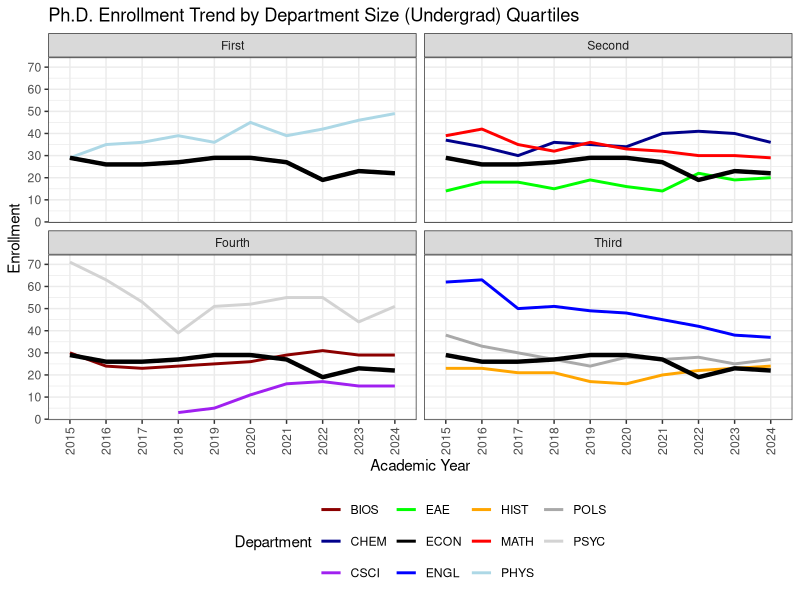
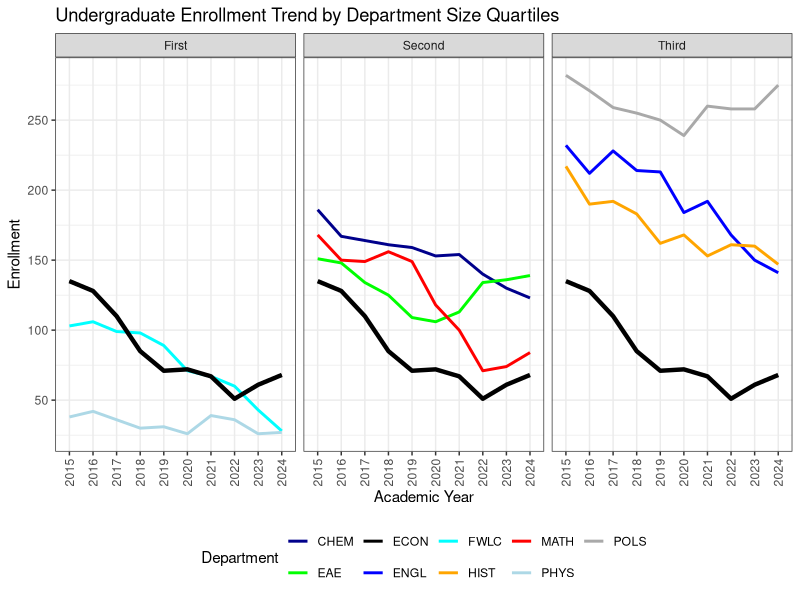
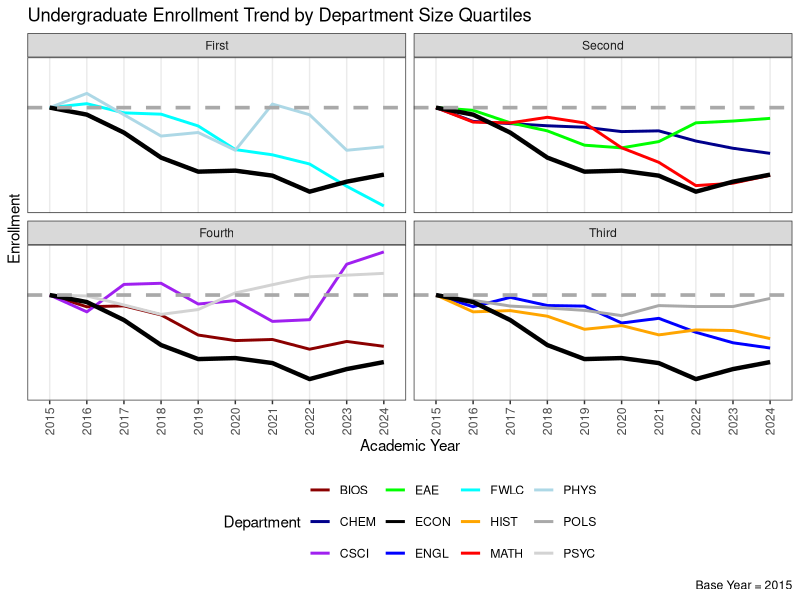
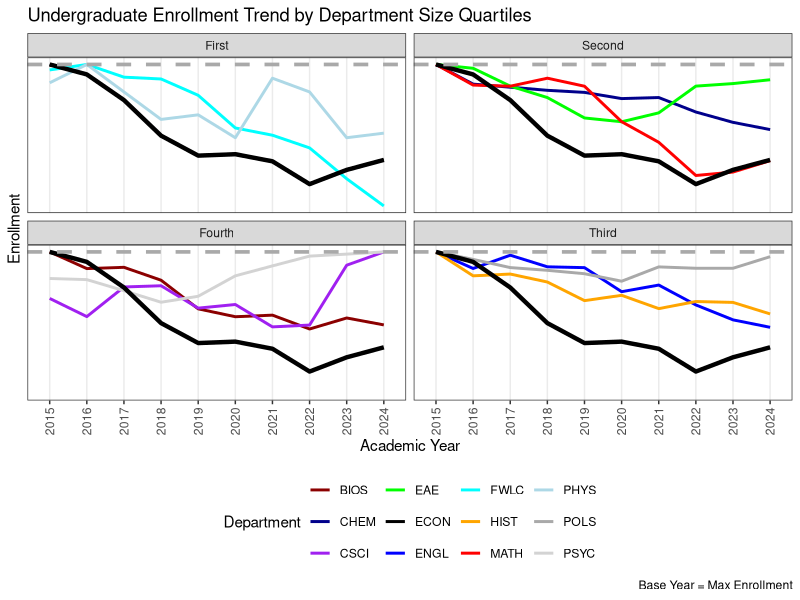

Write the R code that produced these figures, in order.
#Jeremy R. Groves
#Created: July 23, 2025

rm(list=ls())

library(tidyverse)

phd <- read.csv(file="./Data/PhD Enroll CLAS.csv", header = TRUE, as.is = TRUE)
ba <- read.csv(file="./Data/BA Enroll CLAS.csv", header = TRUE, as.is = TRUE)


#Work data

core <- phd %>%
  mutate(Acadept = case_when(Acadept == "GEOG" ~ "EAE",
                             Acadept == "GEOL" ~ "EAE",
                             TRUE ~ Acadept)) %>%
  summarize(Enroll = sum(Count.of.OSIR), .by = c(Acadept, Acad.Yr)) %>%
  mutate(Degree = "PhD")

temp <- ba %>%
  mutate(Acadept = case_when(Acadept == "GEOG" ~ "EAE",
                             Acadept == "GEOL" ~ "EAE",
                             TRUE ~ Acadept)) %>%
  filter(!str_detect(Major, "Secondary Teaching ")) %>%
  summarize(Enroll = sum(Count.of.OSIR), .by = c(Acadept, Acad.Yr)) %>%
  mutate(Degree = "Bachelor") %>%
  group_by(Acadept) %>%
    mutate(mEnroll = max(Enroll)) %>%
  ungroup

temp1 <- temp %>%
  filter(Acad.Yr == "2015") %>%
  rename("bEnroll" = "Enroll") %>%
  select(Acadept, bEnroll) %>%
  right_join(., temp, by = "Acadept") %>%
  mutate(bEnroll = Enroll/bEnroll,
         mEnroll = Enroll/mEnroll)

core <- core %>%
  bind_rows(., temp1) %>%
  mutate(Acad.Yr = factor(as.character(Acad.Yr)))

temp <- core %>%
  filter(Acad.Yr=="2024",
         Degree == "Bachelor") %>%
  arrange(Enroll) %>%
  mutate(QR = factor(case_when(Enroll < 80 ~ "1",
                        Enroll >=80 & Enroll < 140 ~ "2",
                        Enroll >=140 & Enroll < 285.8 ~ "3",
                        Enroll > 285 ~ "4",
                        TRUE ~ "NOPE"))) %>%
  select(Acadept, QR) %>%
  mutate(QR2 = case_match(QR, "1" ~ "First", "2" ~ "Second", "3" ~ "Third", "4" ~ "Fourth"))


core <- core %>%
  left_join(., temp, by = "Acadept")

rm(temp, temp1)

#Plot Data and Visualizations

col <-c("ECON" = "black",
        "FWLC" = "cyan",
        "PHYS" = "lightblue",
        "CHEM" =  "darkblue",
        "EAE" = "green",
        "MATH" = "red",
        "ENGL" = "blue",
        "HIST" = "orange",
        "POLS" = "darkgray",
        "BIOS" = "darkred",
        "CSCI" = "purple",
        "PSYC" = "lightgray")

plot.e <-core %>%
  filter(Acadept == "ECON",
         Degree == "PhD")

for(i in seq(2,4,1)) {
  temp <- plot.e %>%
    mutate(QR = as.character(i))
  ifelse(i == 2,
         TEMP <-temp,
         TEMP <- bind_rows(TEMP, temp))
}
plot.e <- plot.e %>%
  bind_rows(TEMP) %>%
  mutate(QR2 = case_match(QR, "1" ~ "First", "2" ~ "Second", "3" ~ "Third", "4" ~ "Fourth"))

plot.d <- core %>%
  filter(Degree == "PhD")

ggplot(plot.d, aes(x = Acad.Yr, y = Enroll)) +
  geom_line(aes(group = Acadept, color = Acadept), linewidth = 1) +
  geom_line(aes(group = Acadept),linewidth = 1.5, color = "black", data = plot.e) +
  facet_wrap(~QR2, dir = "v") +
  scale_color_manual(values = col) + 
  scale_y_continuous(breaks=seq(0,70,10)) +
  labs(x = "Academic Year",
       y = "Enrollment",
       color = "Department",
       title = "Ph.D. Enrollment Trend by Department Size (Undergrad) Quartiles") +
  theme_bw()+
  theme(axis.text.x = element_text(angle = 90, vjust = 0.5, hjust=1),
        legend.position="bottom") 






plot.d <- core %>%
  filter(Degree == "Bachelor") %>%
  mutate(QR2 = case_match(QR, "1" ~ "First",
                             "2" ~ "Second", 
                             "3" ~ "Third", 
                             "4" ~ "Fourth")) %>%
  arrange(QR)

plot.e <- plot.d %>%
  filter(Acadept == "ECON")

    for(i in seq(2,4,1)) {
      temp <- plot.e %>%
        mutate(QR = as.character(i))
      ifelse(i == 2,
             TEMP <-temp,
             TEMP <- bind_rows(TEMP, temp))
    }

plot.e <- plot.e %>%
  bind_rows(TEMP) %>%
  mutate(QR2 = case_match(QR, "1" ~ "First", "2" ~ "Second", "3" ~ "Third", "4" ~ "Fourth"))

rm(temp, TEMP)

ggplot(filter(plot.d, QR!="4"), aes(Acad.Yr, Enroll)) +
  geom_line(aes(group = Acadept, color = Acadept), linewidth = 1) +
  geom_line(aes(group = Acadept),linewidth = 1.5, color = "black", data = filter(plot.e, QR!="4")) +
  facet_wrap(~QR2) +
  scale_color_manual(values = col) + 
  scale_y_continuous(breaks=seq(0,300, 50)) +
  labs(x = "Academic Year",
     y = "Enrollment",
     color = "Department",
     title = "Undergraduate Enrollment Trend by Department Size Quartiles") +
  theme_bw()+
  theme(axis.text.x = element_text(angle = 90, vjust = 0.5, hjust=1),
        legend.position="bottom") 

ggplot(plot.d, aes(Acad.Yr, bEnroll)) +
  geom_line(aes(group = Acadept, color = Acadept), linewidth = 1) +
  geom_line(aes(group = Acadept),linewidth = 1.5, color = "black", data = plot.e) +
  geom_hline(yintercept = 1.0, color = "darkgray", linewidth = 1.25, linetype = "dashed") +
  facet_wrap(~QR2, dir = "v") +
  scale_color_manual(values = col) + 
  scale_y_continuous(breaks=seq(0,300, 50)) +
  labs(x = "Academic Year",
       y = "Enrollment",
       color = "Department",
       title = "Undergraduate Enrollment Trend by Department Size Quartiles",
       caption = "Base Year = 2015") +
  theme_bw()+
  theme(axis.text.x = element_text(angle = 90, vjust = 0.5, hjust=1),
        legend.position="bottom")

ggplot(plot.d, aes(Acad.Yr, mEnroll)) +
  geom_line(aes(group = Acadept, color = Acadept), linewidth = 1) +
  geom_line(aes(group = Acadept),linewidth = 1.5, color = "black", data = plot.e) +
  geom_hline(yintercept = 1.0, color = "darkgray", linewidth = 1.25, linetype = "dashed") +
  facet_wrap(~QR2, dir = "v") +
  scale_color_manual(values = col) + 
  scale_y_continuous(breaks=seq(0,300, 50)) +
  labs(x = "Academic Year",
       y = "Enrollment",
       color = "Department",
       title = "Undergraduate Enrollment Trend by Department Size Quartiles",
       caption = "Base Year = Max Enrollment") +
  theme_bw()+
  theme(axis.text.x = element_text(angle = 90, vjust = 0.5, hjust=1),
        legend.position="bottom")
